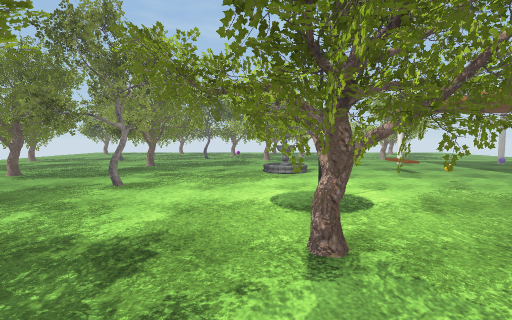
view 1 (above)

24 first-person views from a walk through a 3-D level made in the Unity game engine. The camera is 1.4 m above the floor, tilts 4° down and sees 85° across. The floor is counted in squares, 1 m on a side. Each view is taken from the middle of a square. On the plan, view 1 faces up. The plan holds only what a view shows up to about 14 squares ahead; the rest is blank. The place goes on beyond the plan. The player is left out. Some surface patterns are stand-ins.

view 2
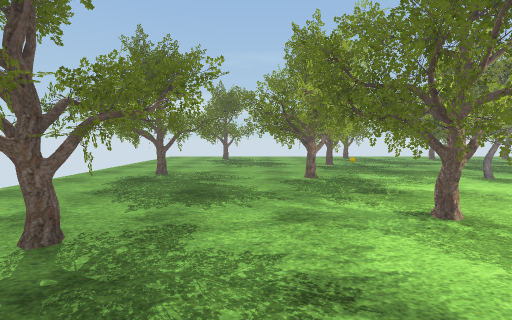

view 3
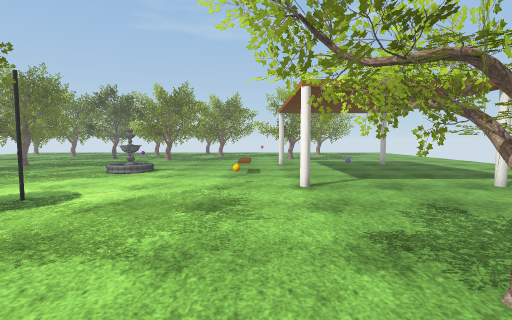

view 4
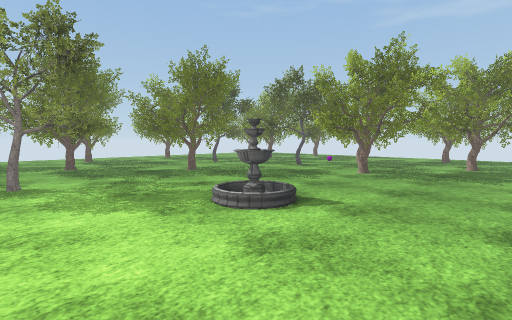

view 5
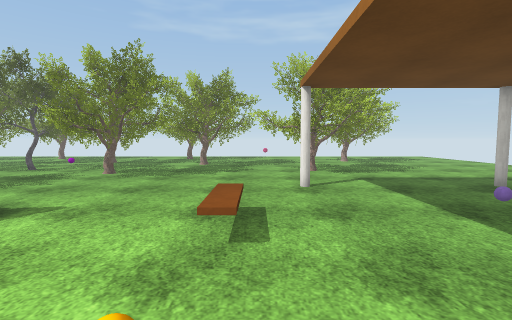

view 6
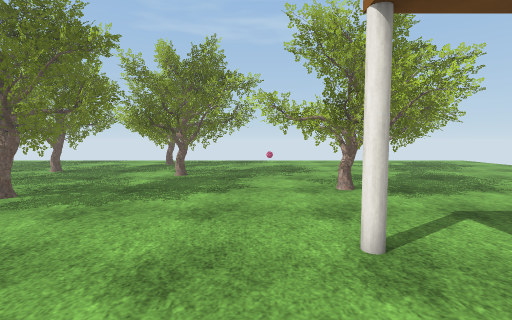

view 7
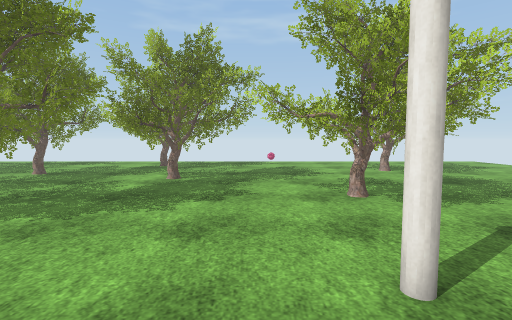

view 8
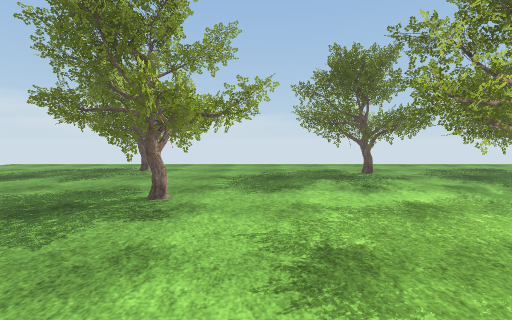

view 9
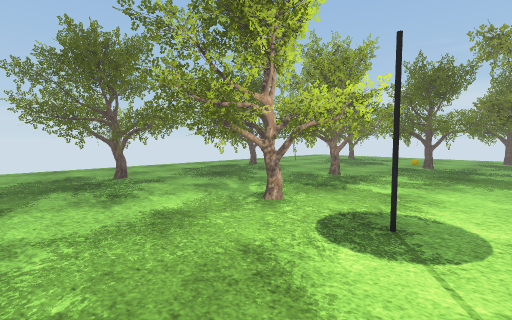

view 10
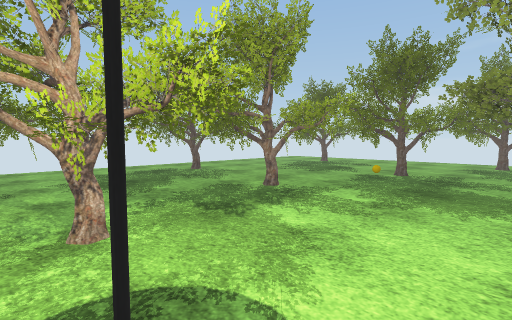

view 11
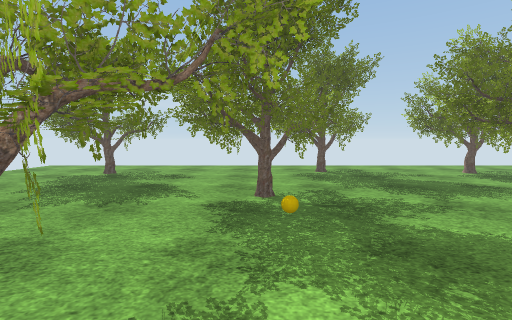

view 12
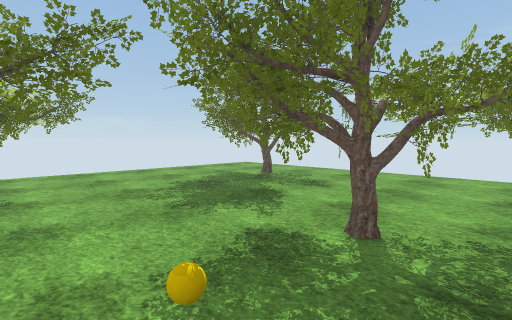

view 13
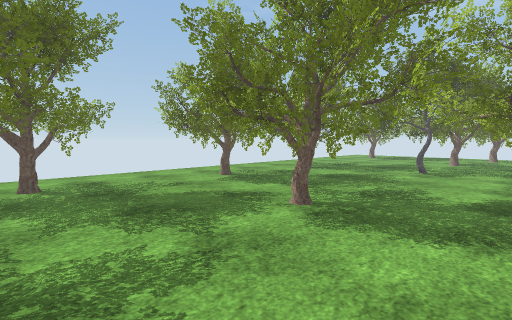

view 14
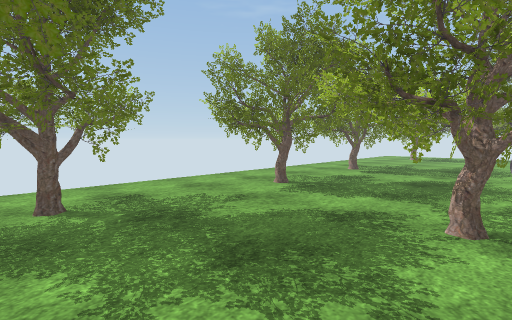

view 15
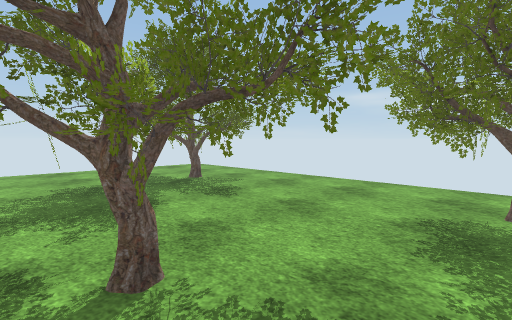

view 16
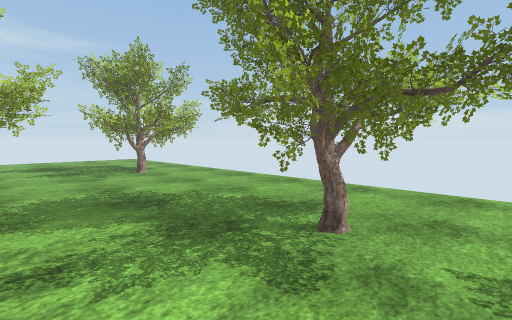

view 17
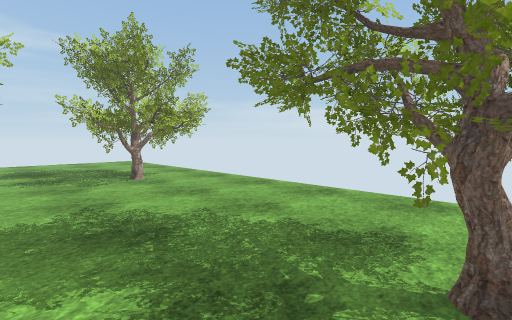

view 18
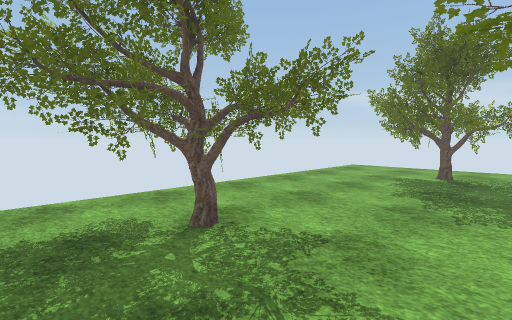

view 19
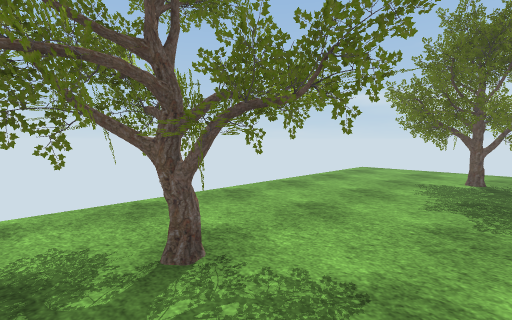

view 20
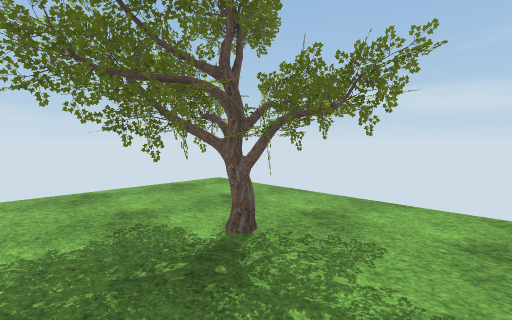

view 21
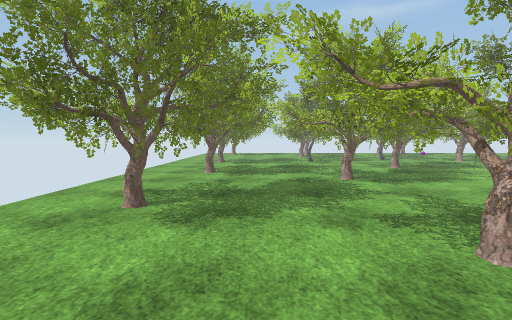

view 22
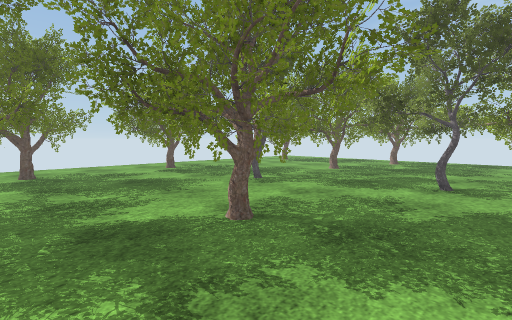

view 23
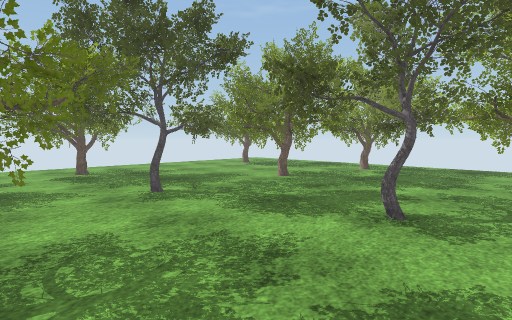

view 24
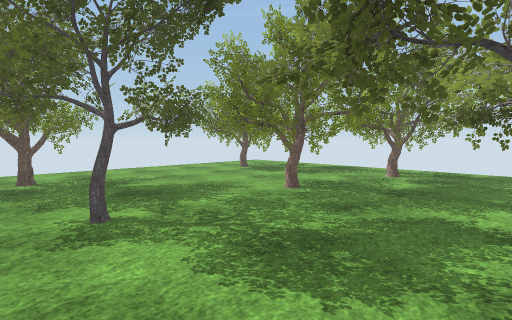

### Floor plan
Key: @ floor where view 1 was taken; # wall or solid block; x gap in a wall; . floor; O other object.
Columns run from 18 left of view 1 to 15 right of it. Each row starts with its distance up from view 1.
 32           ......
 31           OO....
 30        .OOOOO...
 29       ...OOOOO..
 28     OO...OOOO.. ...O   ......O O
 27    OOO..O O... OO ..O.........OOOO
 26   O.O.. OO ...OOOO...O ......OOOOO
 25   .....OOOO....OOOO.OOOO......OOO.
 24  ......OOOOO.OOOOO...OOOOxO.... ..
 23 ........OOO..OOOO....OOOO.OO......
 22 ........O.....O ..O...OO.OOOOO....
 21 . O....OOO....O.. OOO.....OOOO....
 20 .OOOO...OO..OO...OOOO..... OOOO...
 19 .OOOO...O#.......OOOOO.....OO.....
 18 . OOOO.O..........OOO.............
 17 ..OOO......OOO....O.......OO....OO
 16 ..........OOOOO............O.....O
 15 ..OO ......OOOOO................
 14 .OOOO......OOOO...................
 13 ..OOOO.OO...O......OO........O....
 12 ..OOOOOOOOO........OO.............
 11 ...OO..OOOO.OOO...................
 10 .......OOOOO.OO...................
  9 .O......OO...OO.........O.OO....OO
  8 OOOOO.......OO.............O.....O
  7 .OOOO.......O......OO............
  6 .OOOOO.OO..........OO...........
  5 ..OO..OOOO........OO#..........
  4 ..O....OOOOOOO...OOOO.....OOO..
  3 .......OOOOOOOOO.OOOOO...OOOOO..
  2 ........O ..OOOO..OOO.....OOOO...
  1 ............ OOOO..O......#OOOO...
  0 ..O..........OO...@........OO.....
 -1 . OOO..............O..............
 -2 .OOOO......O......OOOOO......O....
 -3 .OOOOOO...OOOOO....OOOO.....OOOOO.
 -4 ..OOO......OOOO....OOOOO.....OOOO.
 -5 ...O.......OOOOO....OO.......OOOOO
 -6 ............OO................OO..
 -7 ..............................O..

Positions as (right, up) in squares from view 1, and headings:
1: (0, 0), facing up
2: (6, 0), facing left
3: (7, 0), facing up
4: (6, 8), facing up-left
5: (7, 8), facing up
6: (7, 13), facing up
7: (7, 14), facing up
8: (7, 9), facing down
9: (6, 8), facing down-left
10: (2, 8), facing down-left
11: (-3, 4), facing left
12: (-6, 6), facing down-left
13: (-6, 6), facing up-left
14: (-9, 6), facing up-left
15: (-9, 7), facing down-left
16: (0, 1), facing down-right
17: (2, 0), facing down-right
18: (-3, 0), facing down-left
19: (-4, -1), facing down-left
20: (-12, 1), facing down-left
21: (-13, 1), facing up
22: (-2, 12), facing up-left
23: (-2, 16), facing up-left
24: (-4, 18), facing up-left
